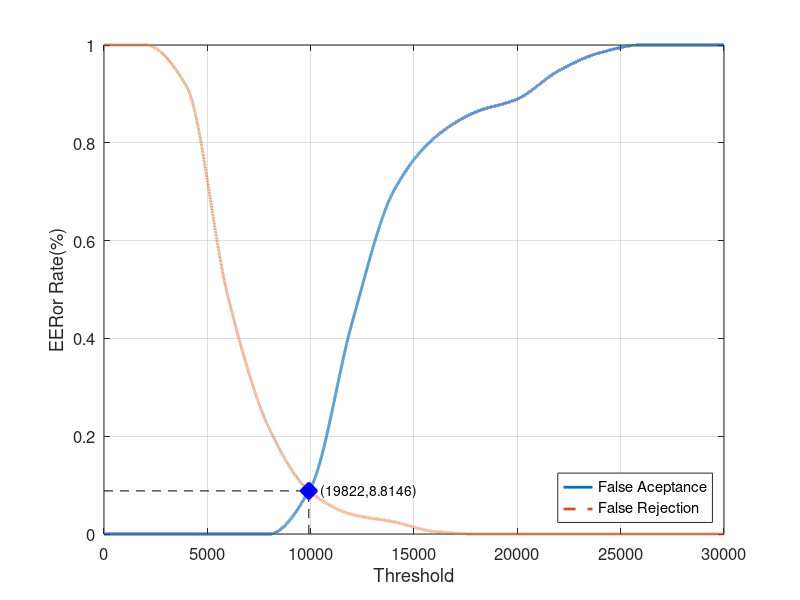
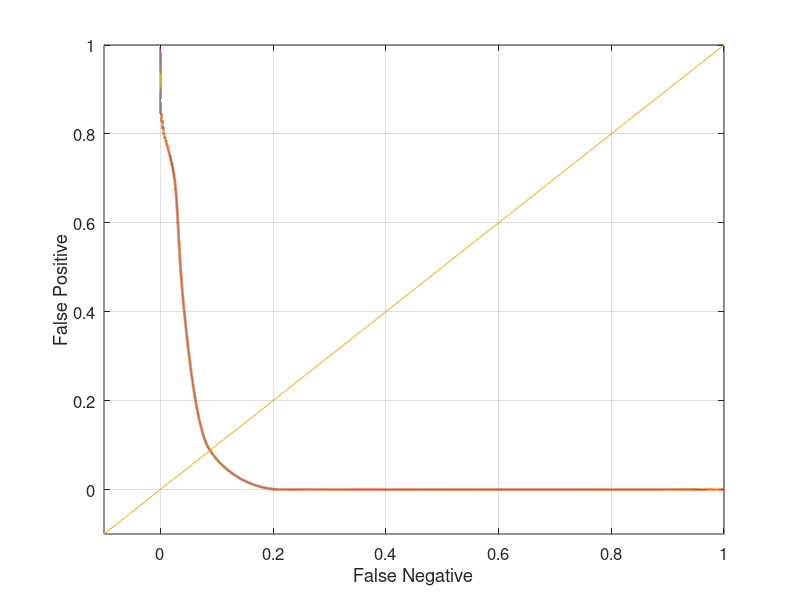

These figures' MATLAB source, in order:
close all;
clear;
clc;
x = 0:2000:30000;
xq = 0:0.5:30000;

y0 = [0 0 0 0 0 0.0947368 0.431579 0.7 0.810526 0.863158 0.889474 0.947368 0.984211 1 1 1]
yy0 = interp1(x, y0, xq, 'pchip');
y1 = [1 1 0.915 0.485 0.215 0.085 0.04 0.025 0.005 0 0 0 0 0 0 0]
yy1 = interp1(x, y1, xq, 'pchip');

% Calculating EER: 
y2 = abs(y0 - y1);
find(y2 == min(y2))
yy2 = abs(yy0 - yy1);
xEER = find(yy2 == min(yy2));
xEERIndex = xq(xEER) % X-axis EER
yEER = yy0(xEER) % Y-axis EER

main = figure
plot(xq, yy0,'-','LineWidth', 2);	hold on
plot(xq, yy1,'--','LineWidth', 2);	hold on
plot([xEERIndex xEERIndex], [0 yEER], 'k--');	hold on
plot([0 xEERIndex], [yEER yEER], 'k--');	hold on
plot(xEERIndex, yEER, 'bx', 'LineWidth', 10);	hold on
text(xEERIndex, yEER,strcat('    (', num2str(xEER), ', ', num2str(yEER * 100), ')'))
legend('False Aceptance', 'False Rejection', 'Location', 'SouthEast')
xlabel('Threshold')
ylabel('EERor Rate(%)')
set(gca, 'FontSize', 12)
axis([0 30000 0 1])
grid on

print(main, 'Database4_4Main', '-dpng');
FNRxFPR = figure('Color', [1 1 1]);
plot(yy1, yy0, '-', yy1, yy0, 'LineWidth', 2);
hold on
y = -0.1:0.1:1
plot(y, y); 
set(gca, 'FontSize', 12)
xlabel('False Negative')
ylabel('False Positive')
axis([-0.1 1 -0.1 1])
set(gca, 'FontSize', 12)
grid on

print(FNRxFPR, 'Database4_4FNRxFPR','-dpng');
